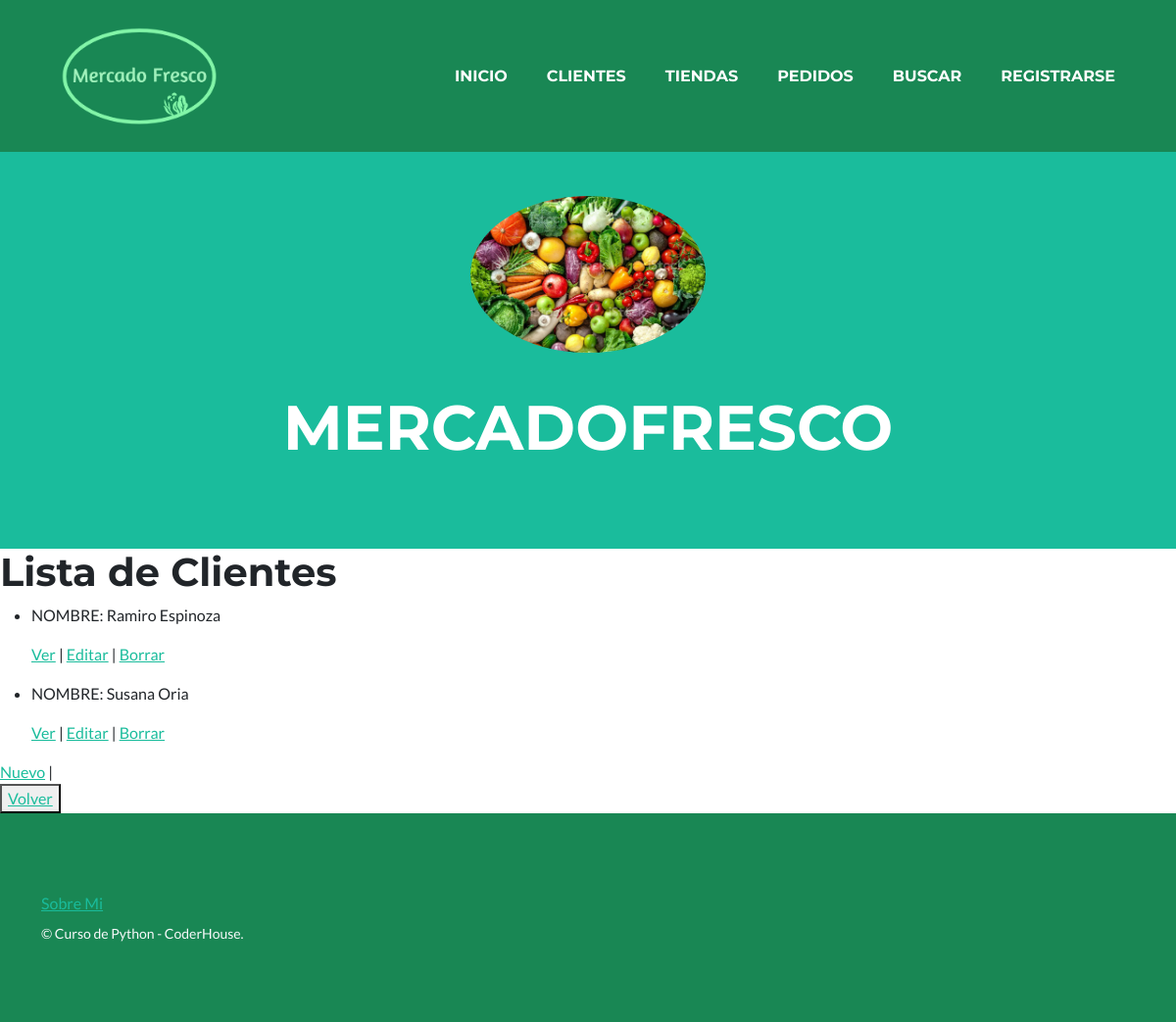
The app's page /MercadoFresco/cliente/list, older data.
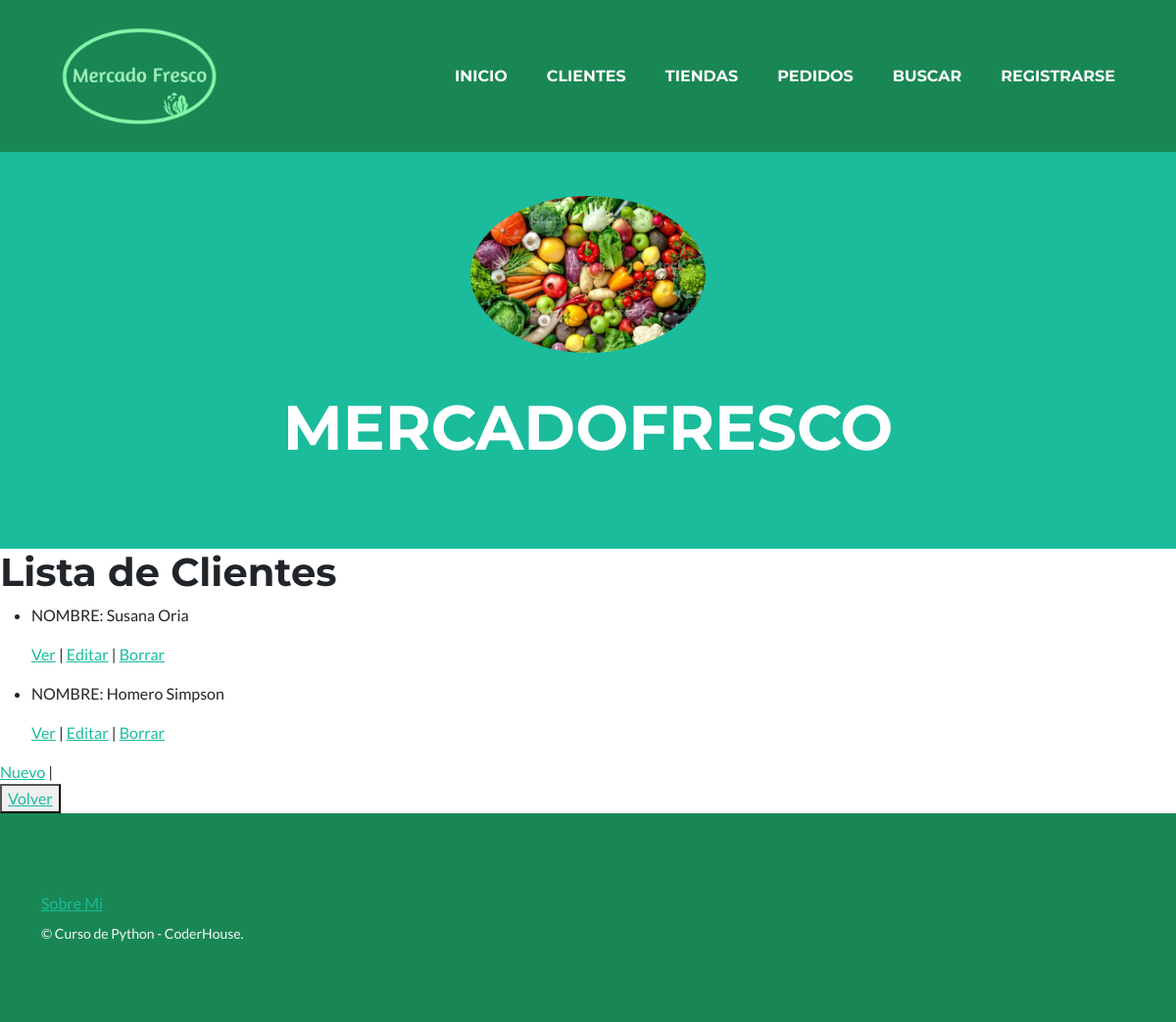
The same page, newer data.
### MercadoFresco/models.py (models this page shows, shortened)
class Cliente(models.Model):
    nombre=models.CharField(max_length=30)
    apellido=models.CharField(max_length=30)
    nro_tel=models.IntegerField(max_length=30)
    email=models.EmailField(max_length=60)

### MercadoFresco/views.py (the view)
# urls.py: path('cliente/list', views.ClienteList.as_view(), name='List'),
class ClienteList(ListView):
    model = Cliente
    template_name = "MercadoFresco/cliente_list.html"

### MercadoFresco/templates/MercadoFresco/cliente_list.html
    {% extends "MercadoFresco/padre.html" %}
    {% block contenidoQueCambia %}
    <h1>Lista de Clientes</h1>
    <ul>
        {% for cliente in object_list %}
            <li>
                <p>NOMBRE: {{ cliente.nombre }} {{cliente.apellido}}</p>
                <p>
                    <a href="{% url 'Detail' cliente.id %}">Ver</a> |
                    <a href="{% url 'Edit' cliente.id %}">Editar</a> |
                    <a href="{% url 'Delete' cliente.id %}">Borrar</a>
                </p>
            </li>
        {% endfor %}
    </ul>
    <a href="{% url 'New'  %}">Nuevo</a> |
    <br>
    <button>
        <a href="../clientes">Volver</a>
    </button>
    {% endblock %}

### MercadoFresco/templates/MercadoFresco/padre.html (shortened to what this page needs)
<!DOCTYPE html>
<html lang="en">
    <head>
        {% load static %}
        <link href="{% static 'MercadoFresco/css/styles.css' %}" rel="stylesheet" />
    </head>
    <body id="page-top">
        <nav class="navbar navbar-expand-lg bg-success text-uppercase fixed-top" id="mainNav">
            <div class="container">
                <img class="img-responsive" width="200px" src="{% static 'MercadoFresco/assets/img/portfolio/logo1.png' %}" />
                <div class="collapse navbar-collapse" id="navbarResponsive">
                    <ul class="navbar-nav ms-auto">
                        <li class="nav-item mx-0 mx-lg-1"><a class="nav-link py-3 px-0 px-lg-3 rounded" href="{% url 'Inicio' %}">Inicio</a></li>
                        <li class="nav-item mx-0 mx-lg-1"><a class="nav-link py-3 px-0 px-lg-3 rounded" href="{% url 'Clientes' %}">Clientes</a></li>
                        <li class="nav-item mx-0 mx-lg-1"><a class="nav-link py-3 px-0 px-lg-3 rounded" href="{% url 'Tiendas' %}">Tiendas</a></li>
                        <li class="nav-item mx-0 mx-lg-1"><a class="nav-link py-3 px-0 px-lg-3 rounded" href="{% url 'Pedidos' %}">Pedidos</a></li>
                        <li class="nav-item mx-0 mx-lg-1"><a class="nav-link py-3 px-0 px-lg-3 rounded" href="{% url 'Busqueda' %}">Buscar</a></li>
                        {% if not request.user.is_authenticated %}
                        <li class="nav-item mx-0 mx-lg-1"><a class="nav-link py-3 px-0 px-lg-3 rounded" href="{% url 'Register' %}">Registrarse</a></li>
                        {% endif %}
                    </ul>
                </div>
            </div>
        </nav>
        <header class="masthead height:100px bg-primary text-white text-center">
            <div class="container d-flex align-items-center flex-column">
                <img class="masthead-avatar rounded-circle mb-5" src="{% static 'MercadoFresco/assets/img/portfolio/verduras.webp' %}" alt="..." />
                <h1 class="masthead-heading text-uppercase mb-0">MercadoFresco</h1>
            </div>
        </header>
        {% block contenidoQueCambia %}
        {% endblock %}
        <footer class="footer bg-success">
            <div class="container">
                 <div class="row">
                    <div class="col-lg-6 h-100 text-center text-lg-start my-auto">
                        <ul class="list-inline mb-2">
                            <li class="list-inline-item"><a href="{% url 'SobreMi' %}">Sobre Mi</a></li>
                        </ul>
                        <p class="text-light small mb-4 mb-lg-0">&copy; Curso de Python - CoderHouse.</p>
            </div>
        </footer>
    </body>
</html>

Row changes from the older to the newer data that the page shows:
removed Cliente: nombre "Ramiro", apellido "Espinoza"
added Cliente: nombre "Homero", apellido "Simpson"
